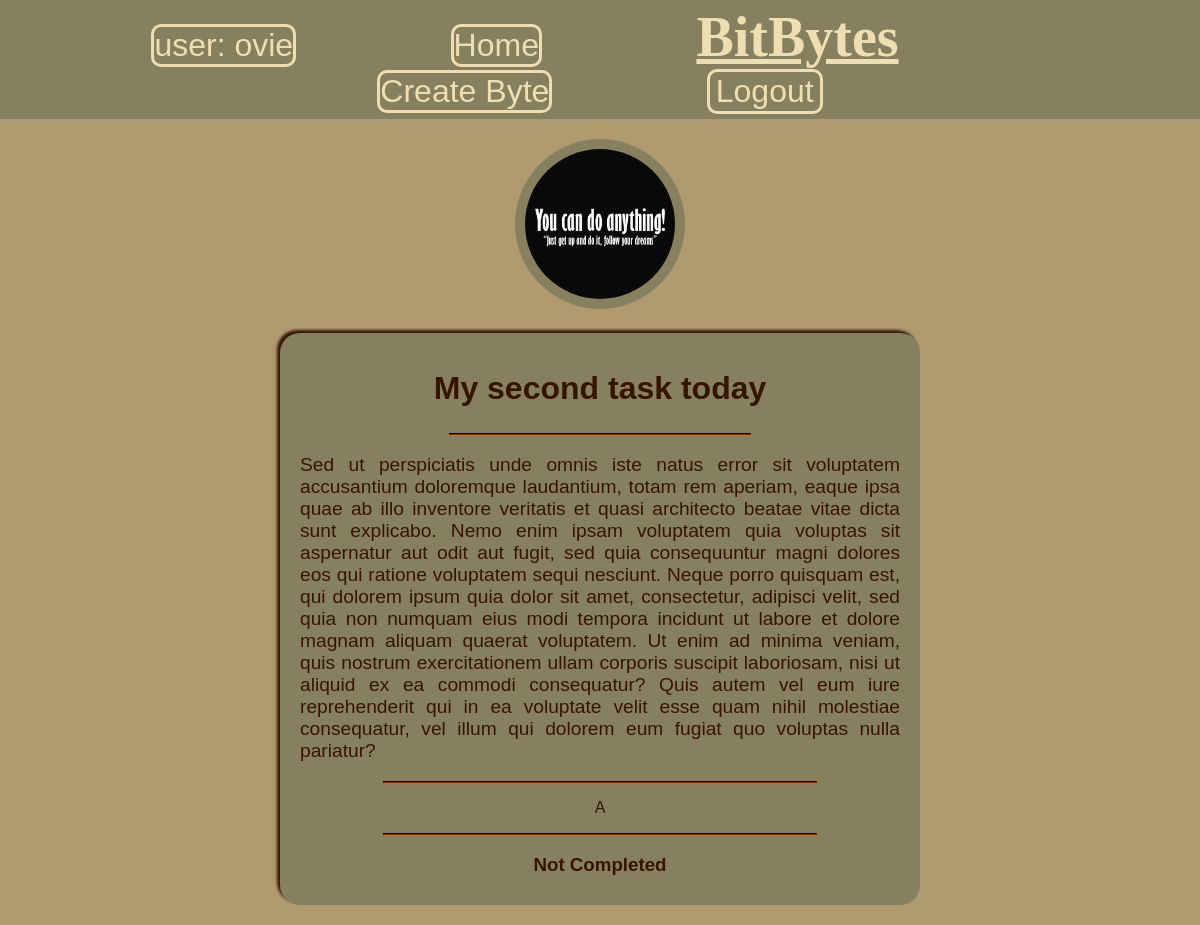
Page /todo/task/8/ (signed in) on the committed database.
### accounts/models.py (models this page shows, shortened)
class UserProfile(models.Model):
	user = models.OneToOneField(User, on_delete=models.CASCADE)
	profile_pic = models.ImageField(default='default.jpg')

### todo/models.py (models this page shows, shortened)
class Task(models.Model):
	priority = [
		('A', 'MUST DO'),
		('B', 'SHOULD DO'),
		('C', 'WANT TO DO'),
	]
	title = models.CharField(max_length=200)
	description = models.TextField(null=True, blank=True)
	date = models.DateTimeField(auto_now_add=True)
	status = models.BooleanField(default=False)
	priority = models.CharField(max_length=1, choices=priority)
	group = models.ForeignKey(TaskGroup, on_delete=models.CASCADE)

### todo/views.py (the view)
# urls.py: path('task/<int:pk>/', views.task_detail, name='task_detail'),
@login_required(login_url='accounts:login')
def task_detail(request, pk):
	task = Task.objects.get(id=pk)
	context = {
		'task': task,
	}
	return render(request, 'todo/task_detail.html', context)

### todo/templates/todo/task_detail.html
{% extends "todo/homepage.html" %}
{% block header%}
	<h2 style="font-size: 2em;">{{ task.title }}</h2>
{% endblock %}
{% block content %}
	<p class="task-title-detail"> {{ task.description }}</p>
	<hr class="third">
	<p> {{ task.priority }} </p>
	<hr class="third">
	{% if task.status %}
		<h3>Completed</h3>
	{% else %}
		<h3>Not Completed</h3>
	{% endif %}
{% endblock %}

### todo/templates/todo/homepage.html (shortened to what this page needs)
{% load static%}
<!DOCTYPE html>
<html lang="en">
<head>
    <link rel="stylesheet" href="{% static '/todo/css/styles.css' %}" type="text/css">
</head>
<body>
	<header>
	    <ul >
	        <li><a href="{% url 'accounts:profile_update' %}">user: {{ request.user }}</a></li>
	        <li><a href="{% url 'todo:homegroup_list' %}">Home</a></li>
	    </ul>
	    <h1>BitBytes</h1>
	    <ul>
	        <li><a href="{% url 'todo:group_create' %}">Create Byte</a></li>
	        <form method="POST" action="{% url 'accounts:logout' %}">
	        	<li><input id="nav-log" type="submit" value="Logout"></li>
	        </form>
	    </ul>
	</header>
	<div class="profile-pic">
	    <a href="{% url 'accounts:profile' %}">
	        <img src="{{ request.user.userprofile.profile_pic.url }}" alt="">
	    </a>
	</div>
    <main>
        {% block header %}{% endblock %}
        <hr class="first">
        {% block content %}{% endblock %}
    </main>
</body>
</html>

### todo/static/todo/css/styles.css (style rules this page uses)
body { margin: 0; background: #B09B71; font-family: Sans-serif; }
header { background-color: #87805E; text-align: center; padding-top: 5px; padding-bottom: 5px; }
header ul { list-style-type: none; margin: 0; display: inline-block; }
li, h1 { display: inline-block; }
ul li a, #nav-log { display: inline-block; text-decoration: none; color: #EDDFB3; font-size: 2em; border: 3px solid #EDDFB3; border-radius: 10px; }
h1 { margin: 0 100px; padding: 0 30px; margin: 0 120px; color: #EDDFB3; font-family: Copperplate, Papyrus, fantasy; font-size: 3.5em; text-decoration-line: underline; }
ul { padding: 0; }
ul li:first-child a { margin-right: 150px; margin-left: 0; }
div.profile-pic { text-align: center; margin: 20px 0; }
div.profile-pic a img { width: 150px; height: 150px; border-radius: 50%; border: 10px solid #87805E; object-fit: cover; }
main { max-width: 50%; background-color: #87805E; margin: 20px auto; padding: 10px 20px 10px 20px; border-radius: 20px; color: #361500; text-align: center; box-shadow: -3px -3px 3px #361500; font-family: Sans-serif; }
hr.first { width: 50%; size: 3px; border-color: #361500; }
.task-title, .task-title-detail { font-family: Sans-serif; font-size: 1.2em; text-decoration-line: none; color: #361500; text-align: justify; }
form,button { display: inline-block; }
input[type="submit"] { font-size: 1.5em; background-color: #B09B71; border-radius: 5px; cursor: pointer; }
hr.third { width: 72%; size: 3px; border-color: #361500; }
#nav-log { background-color: #87805E; }

### rows in the picture
Task: title "My second task today", description "Sed ut perspiciatis unde omnis iste natus error sit voluptatem accusantium doloremque laudantium, totam rem aperiam, eaque ipsa quae ab illo inventore veritatis et quasi architecto beatae vitae dicta sunt explicabo. Nemo enim ipsam voluptatem quia voluptas sit aspernatur aut odit aut fugit, sed quia consequuntur magni dolores eos qui ratione voluptatem sequi nesciunt. Neque porro quisquam est, qui dolorem ipsum quia dolor sit amet, consectetur, adipisci velit, sed quia non numquam eius modi tempora incidunt ut labore et dolore magnam aliquam quaerat voluptatem. Ut enim ad minima veniam, quis nostrum exercitationem ullam corporis suscipit laboriosam, nisi ut aliquid ex ea commodi…", priority "A"

### other values in the picture
{{ request.user }} "ovie"
